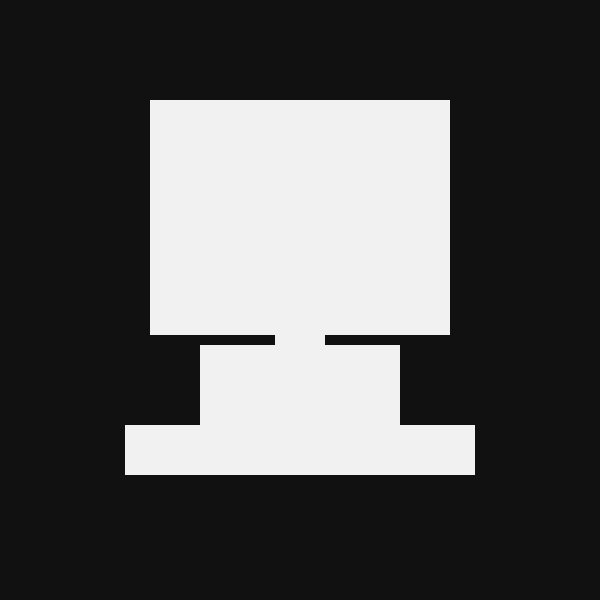
Frame 1 (no input)
Frame 60 (the mouse pressed at the canvas centre just before this capture): identical to frame 1, image omitted
Frame 120 (the mouse held since frame 60 and released just before this capture): identical to frame 1, image omitted

The Processing sketch that drew this single still picture (run headless with seeded random() and noise(); from frame 60 on, the mouse is pressed at the canvas centre):

// Processing sketch: sketch_200316a
// ── sketch_200316a.pde
void setup(){
  size(600,600);
}

void draw(){
  background(#111111);
  noStroke();
  fill(#f1f1f1);
  rect(150, 100, 300, 235);
  rect(275, 335, 50, 10);
  rect(200, 345, 200, 100);
  rect(125, 425, 350, 50);
}
